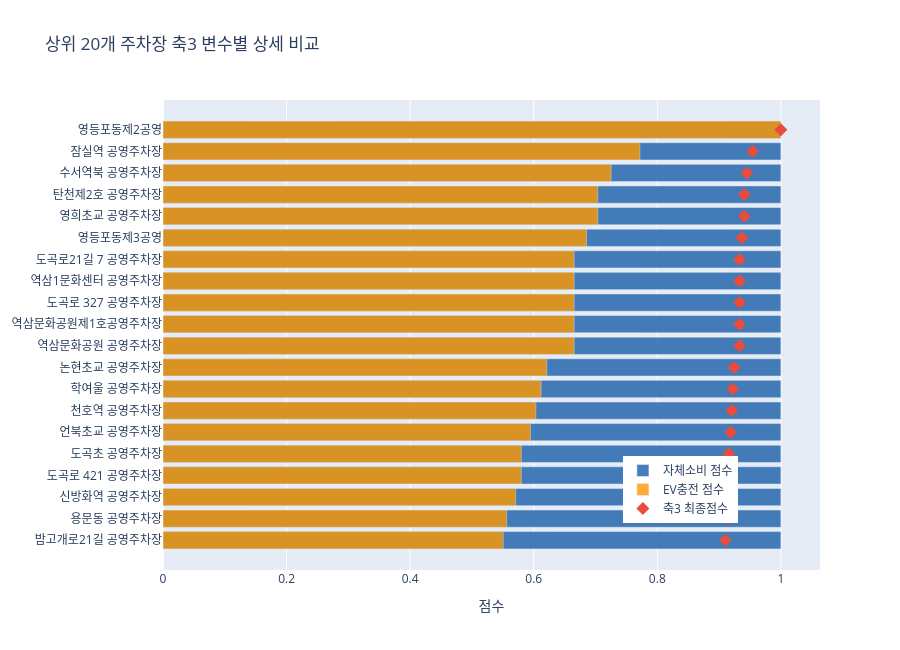

The notebook cell this image was saved under:
### Markdown cell above
### 6.5 상위 20개 주차장 상세 비교

- 영등포동제2공영: EV충전 점수 압도적(내부 62개)
- 대부분 자체소비 1.0 + EV충전 차이로 순위 결정
- 신방화역, 용문동: 자체소비 점수로 상위권 진입

### Code cell
# 상위 20개 주차장 상세 비교
top20 = df_result.sort_values('축3_자가소비적합성', ascending=False).head(20)

fig4 = go.Figure()

fig4.add_trace(go.Bar(
    name='자체소비 점수',
    y=top20['pklt_nm'],
    x=top20['자체소비_점수'],
    orientation='h',
    marker_color='#1a5fa8',
    opacity=0.8
))

fig4.add_trace(go.Bar(
    name='EV충전 점수',
    y=top20['pklt_nm'],
    x=top20['EV충전_점수_norm'],
    orientation='h',
    marker_color='#FF9800',
    opacity=0.8
))

fig4.add_trace(go.Scatter(
    name='축3 최종점수',
    y=top20['pklt_nm'],
    x=top20['축3_자가소비적합성'],
    mode='markers',
    marker=dict(size=10, color='#E74C3C', symbol='diamond'),
))

fig4.update_layout(
    title='상위 20개 주차장 축3 변수별 상세 비교',
    xaxis_title='점수',
    barmode='overlay',
    height=650,
    legend=dict(x=0.7, y=0.1),
    yaxis=dict(autorange='reversed')
)
fig4.show()
fig4.write_html(
    r'C:\Users\seonu\Documents\DR-project\canopy\output\figures\상위 20개 주차장 축3 변수별 상세 비교.html'
)

### Figure 1 — Plotly figure (JSON) as saved in the notebook; plotly's stock layout.template omitted (floating-point values rounded to 4 significant figures)
{"data": [{"marker": {"color": "#1a5fa8"}, "name": "자체소비 점수", "opacity": 0.8, "orientation": "h", "type": "bar", "x": [1.0, 1.0, 1.0, 1.0, 1.0, 1.0, 1.0, 1.0, 1.0, 1.0, 1.0, 1.0, 1.0, 1.0, 1.0, 1.0, 1.0, 1.0, 1.0, 1.0], "y": ["영등포동제2공영", "잠실역 공영주차장", "수서역북 공영주차장", "탄천제2호 공영주차장", "영희초교 공영주차장", "영등포동제3공영", "도곡로21길 7 공영주차장", "역삼1문화센터 공영주차장", "도곡로 327 공영주차장", "역삼문화공원제1호공영주차장", "역삼문화공원 공영주차장", "논현초교 공영주차장", "학여울 공영주차장", "천호역 공영주차장", "언북초교 공영주차장", "도곡초 공영주차장", "도곡로 421 공영주차장", "신방화역 공영주차장", "용문동 공영주차장", "밤고개로21길 공영주차장"]}, {"marker": {"color": "#FF9800"}, "name": "EV충전 점수", "opacity": 0.8, "orientation": "h", "type": "bar", "x": [1.0, 0.7718, 0.7252, 0.7037, 0.7037, 0.6854, 0.6654, 0.6654, 0.6654, 0.6654, 0.6654, 0.6212, 0.6119, 0.6034, 0.5947, 0.58, 0.58, 0.5709, 0.5563, 0.5506], "y": ["영등포동제2공영", "잠실역 공영주차장", "수서역북 공영주차장", "탄천제2호 공영주차장", "영희초교 공영주차장", "영등포동제3공영", "도곡로21길 7 공영주차장", "역삼1문화센터 공영주차장", "도곡로 327 공영주차장", "역삼문화공원제1호공영주차장", "역삼문화공원 공영주차장", "논현초교 공영주차장", "학여울 공영주차장", "천호역 공영주차장", "언북초교 공영주차장", "도곡초 공영주차장", "도곡로 421 공영주차장", "신방화역 공영주차장", "용문동 공영주차장", "밤고개로21길 공영주차장"]}, {"marker": {"color": "#E74C3C", "size": 10, "symbol": "diamond"}, "mode": "markers", "name": "축3 최종점수", "type": "scatter", "x": [1.0, 0.9544, 0.945, 0.9407, 0.9407, 0.9371, 0.9331, 0.9331, 0.9331, 0.9331, 0.9331, 0.9242, 0.9224, 0.9207, 0.9189, 0.916, 0.916, 0.9142, 0.9113, 0.9101], "y": ["영등포동제2공영", "잠실역 공영주차장", "수서역북 공영주차장", "탄천제2호 공영주차장", "영희초교 공영주차장", "영등포동제3공영", "도곡로21길 7 공영주차장", "역삼1문화센터 공영주차장", "도곡로 327 공영주차장", "역삼문화공원제1호공영주차장", "역삼문화공원 공영주차장", "논현초교 공영주차장", "학여울 공영주차장", "천호역 공영주차장", "언북초교 공영주차장", "도곡초 공영주차장", "도곡로 421 공영주차장", "신방화역 공영주차장", "용문동 공영주차장", "밤고개로21길 공영주차장"]}], "layout": {"barmode": "overlay", "height": 650, "legend": {"x": 0.7, "y": 0.1}, "title": {"text": "상위 20개 주차장 축3 변수별 상세 비교"}, "xaxis": {"title": {"text": "점수"}}, "yaxis": {"autorange": "reversed"}}}
